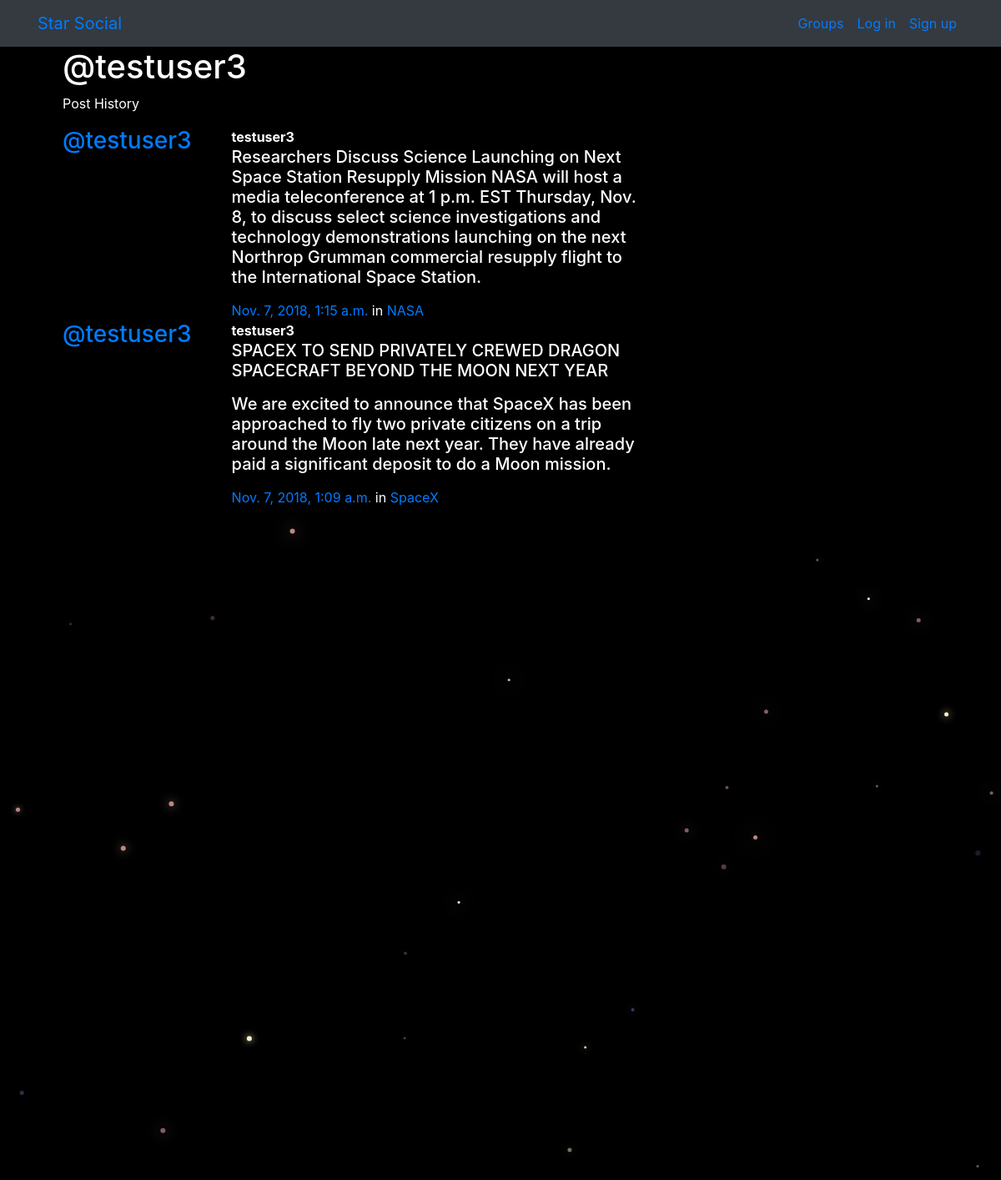
The app's page /posts/by/testuser3/ with its own data.
### posts/models.py (models this page shows, shortened)
class Post(models.Model):
    user = models.ForeignKey(User, related_name="posts",on_delete=models.CASCADE)
    created_at = models.DateTimeField(auto_now=True)
    message = models.TextField()
    message_html = models.TextField(editable=False)
    group = models.ForeignKey(Group, related_name="posts",null=True, blank=True,on_delete=models.CASCADE)
    class Meta:
        ordering = ["-created_at"]
        unique_together = ["user", "message"]

### groups/models.py (models this page shows, shortened)
class Group(models.Model):
    name = models.CharField(max_length=255, unique=True)
    slug = models.SlugField(allow_unicode=True, unique=True)
    description = models.TextField(blank=True, default='')
    description_html = models.TextField(editable=False, default='', blank=True)
    members = models.ManyToManyField(User,through="GroupMember")
    class Meta:
        ordering = ["name"]

### posts/views.py (the view)
# urls.py: path("by/<username>/",views.UserPosts.as_view(),name="for_user"),
class UserPosts(generic.ListView):
    model = models.Post
    template_name = "posts/user_post_list.html"
    def get_queryset(self):
        try:
            self.post_user = User.objects.prefetch_related("posts").get(
                username__iexact=self.kwargs.get("username")
            )
        except User.DoesNotExist:
            raise Http404
        else:
            return self.post_user.posts.all()
    def get_context_data(self, **kwargs):
        context = super().get_context_data(**kwargs)
        context["post_user"] = self.post_user
        return context

### posts/templates/posts/user_post_list.html
{% extends "posts/post_base.html" %}
{% block prepost %}
<div class="col-md-4">
	<h1>@{{ post_user.username }}</h1>
	<p>Post History</p>
</div>
{% endblock %}
{% block post_content %}
<div class="col-md-8">
	{% for post in post_list %}
		{% include "posts/_post.html" %}
	{% endfor %}
</div>
{% endblock %}

### posts/templates/posts/_post.html (shortened to what this page needs)
<div class="media">
	<h3 class="mr-5"><a href="{% url 'posts:for_user' username=post.user.username %}">@{{ post.user.username }}</a></h3>
	<div class="media-body">
		<strong>{{ post.user.username }}</strong>
		<h5>{{ post.message_html|safe }}</h5>
			<time class="time"><a href="{% url 'posts:single' username=post.user.username pk=post.pk %}">{{ post.created_at }}</a></time>
			{% if post.group %}
			<span class="group-name">in <a href="#">{{ post.group.name }}</a></span>
			{% endif %}
	</div>
</div>

### static/simplesocial/css/master.css (style rules this page uses)
body { margin: 0; overflow: hidden; background-color: black; color:white; }

### records on screen
Post: user.username "testuser3", message_html "Researchers Discuss Science Launching on Next Space Station Resupply Mission NASA will host a media teleconference at 1 p.m. EST Thursday, Nov. 8, to discuss select science investigations and technology demonstrations launching on the next Northrop Grumman commercial resupply flight to the International Space Station.", created_at "Nov. 7, 2018, 1:15 a.m.", group.name "NASA"
Post: user.username "testuser3", message_html "SPACEX TO SEND PRIVATELY CREWED DRAGON SPACECRAFT BEYOND THE MOON NEXT YEAR We are excited to announce that SpaceX has been approached to fly two private citizens on a trip around the Moon late next year. They have already paid a significant deposit to do a Moon mission.", created_at "Nov. 7, 2018, 1:09 a.m.", group.name "SpaceX"

### other values on screen
{{ post_user.username }} "testuser3"
